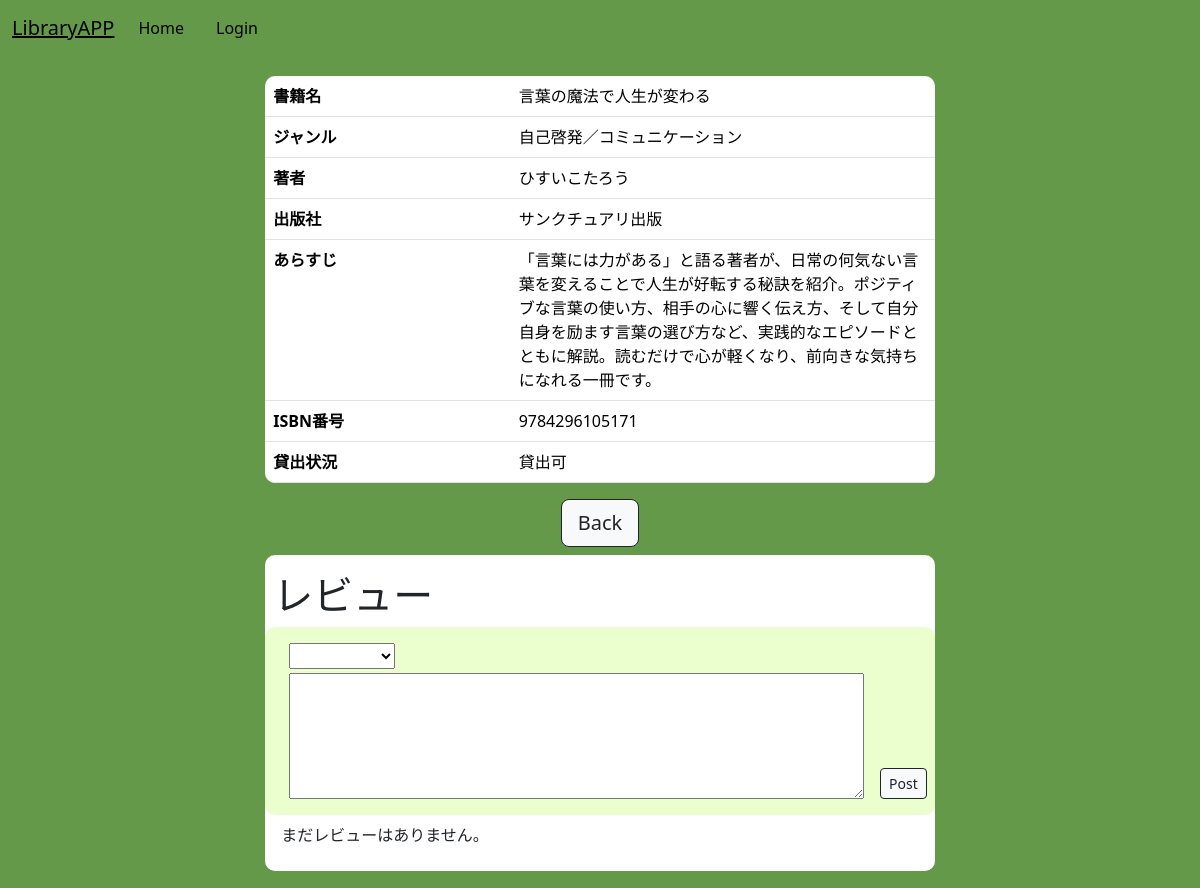
The app's page /2/, older data.
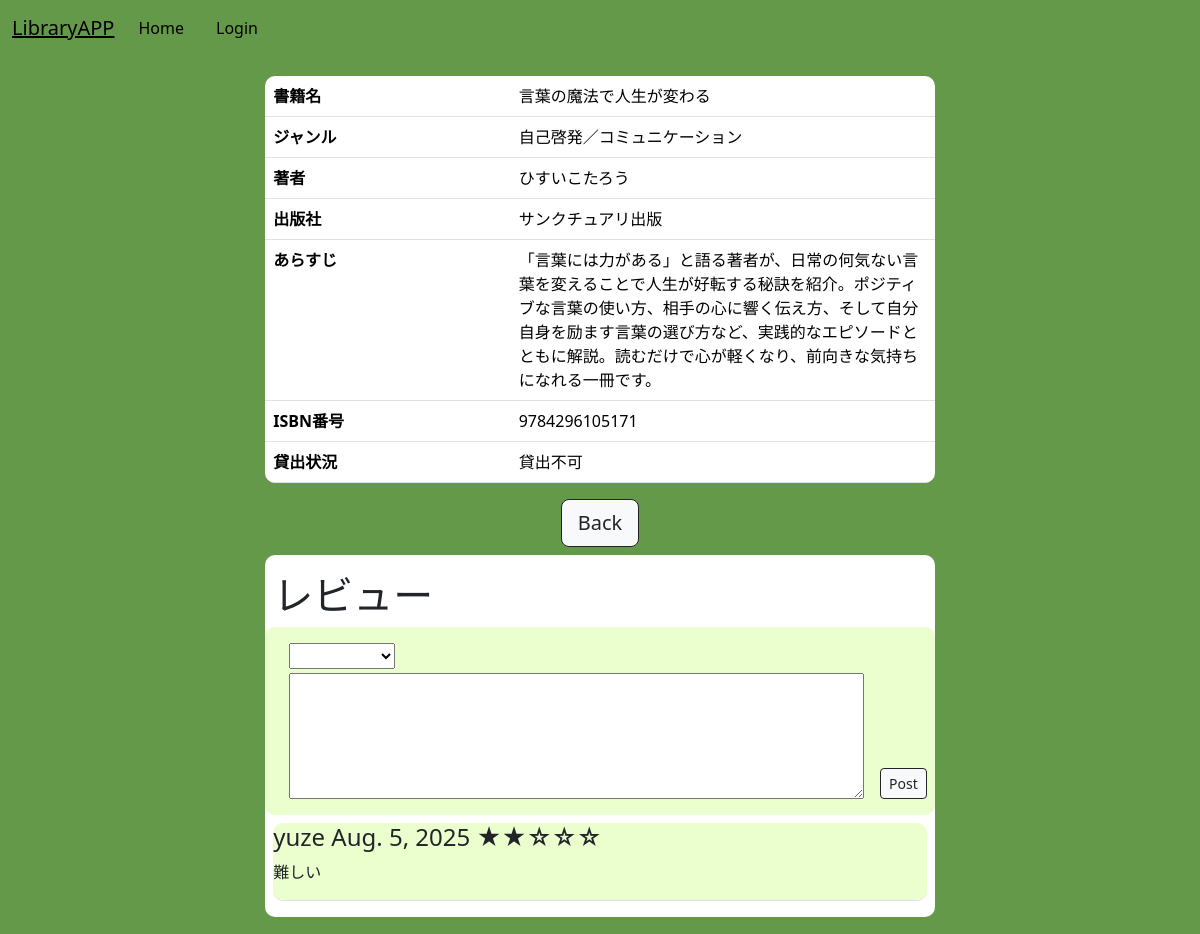
The same page, newer data.
### library/models.py (models this page shows, shortened)
class Review(models.Model):
    user = models.ForeignKey(User, on_delete=models.CASCADE)
    book = models.ForeignKey(Book, on_delete=models.CASCADE)
    postDate = models.DateField(auto_now_add=True)
    star = models.CharField(max_length=20, blank=True, null=True)
    content = models.TextField()

### library/views.py (the view)
# urls.py: path('<int:pk>/', views.DetailView.as_view(), name='detail'),   # 投稿詳細ページ
class DetailView(generic.DetailView):
    model = Book
    template_name = 'library/detail.html'
    def get_context_data(self, **kwargs):
        context = super().get_context_data(**kwargs)
        user = self.request.user
        book = self.object
        context['can_return'] = LendingHistory.objects.filter(
            user=user,
            book=book,
            returnDate__isnull=True
        ).exists() if user.is_authenticated else False
        lending_users = LendingHistory.objects.filter(
            book=book,
            returnDate__isnull=True
        ).values_list('user__username', flat=True)
        context['lending_users'] = lending_users
        context['reviews'] = Review.objects.filter(book=book).order_by('-postDate')
        return context

### templates/library/detail.html (shortened to what this page needs)
{% extends "base.html" %}
{% block content %}
<div class="container">
<table class="table table-hover table-ditail">
    <tr>
        <th>書籍名</th>
        <td>{{ object.title }}</td>
    </tr>
    <tr>
        <th>ジャンル</th>
        <td>{{ object.genre }}</td>
    </tr>
    <tr>
        <th>著者</th>
        <td>{{ object.author }}</td>
    </tr>
    <tr>
        <th>出版社</th>
        <td>{{ object.publisher }}</td>
    </tr>
    <tr>
        <th>あらすじ</th>
        <td>{{ object.content }}</td>
    </tr>
    <tr>
        <th>ISBN番号</th>
        <td>{{ object.ISBN }}</td>
    </tr>
<tr>
    <th>貸出状況</th>
    <td>
        {% if object.lendStatus %}
            <span>貸出可</span>
        {% elif user.username in lending_users %}
            <span>あなたが貸借中です</span>
        {% else %}
            <span>貸出不可</span>
        {% endif %}
    </td>
</tr>
</table>
<div class="d-flex justify-content-center mb-2">
    {% if request.GET.next == 'rental' %}
    <a href="{% url 'library:rental_history' %}" class="btn btn-light btn-outline-dark btn-primary btn-lg ">Back</a>
    {% else %}
    <a href="{% url 'library:index' %}" class="btn btn-light btn-outline-dark btn-primary btn-lg ">Back</a>
    {% endif %}
</div>
<div class="bg-white ms-auto me-auto mb-3 reviewDiv pb-2">
  <h1 class="pt-3 ps-2">レビュー</h1>
    <form method="POST" action="{% url 'library:post_review' book.pk %}">
        <div>
            <select name="star" class="ms-4 mt-3" required>
                <option></option>
                <option value="☆☆☆☆☆">☆☆☆☆☆</option>
            </select>
            <div class="m-2 mt-0 d-flex">
                <textarea name="review" rows=5 cols=70 class="m-3 mt-1" required></textarea>
                <input type="submit" class="mb-3 mt-auto btn btn-light btn-outline-dark btn-primary btn-sm" value="Post">
            </div>
        </div>
    </form>
  {% for review in reviews %}
    <div class="m-2 border-bottom">
      <h4>{{ review.user.username }} {{ review.postDate }} {{ review.star }}</h4>
      <p>{{ review.content }}</p>
    </div>
  {% empty %}
    <p class="ms-3">まだレビューはありません。</p>
  {% endfor %}
</div>
{% endblock %}

Row changes from the older to the newer data that the page shows:
changed Book "言葉の魔法で人生が変わる": lendStatus True → False (drawn)
added Review: user.username "yuze", postDate "Aug. 5, 2025", star "★★☆☆☆", content "難しい"
Text that changed along with them:
text no longer shown: "貸出可 まだレビューはありません。"
text now shown: "貸出不可"
